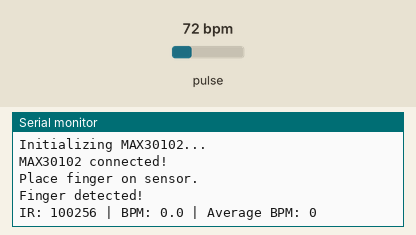
This sketch was run on a simulated Arduino Uno, built with avr-gcc and run on an emulated ATmega328P. On the bench: the last lines printed to the serial monitor. The inputs (shaded band) are chosen by the test bench; at power-on: pulse 72 bpm.

Above: at 1.3 s.
1.4 s: pulse set to 42 bpm
At 2.6 s:
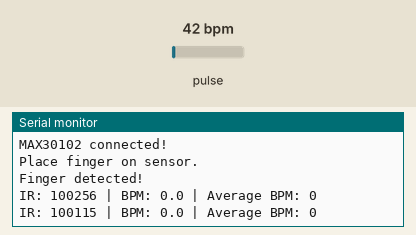
2.9 s: pulse set to 70 bpm
At 3.6 s:
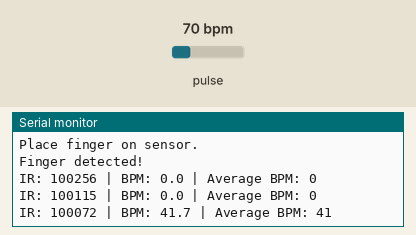
Timing chart, 0 to 5.9 s (numbered marks = the images above; inputs shaded):
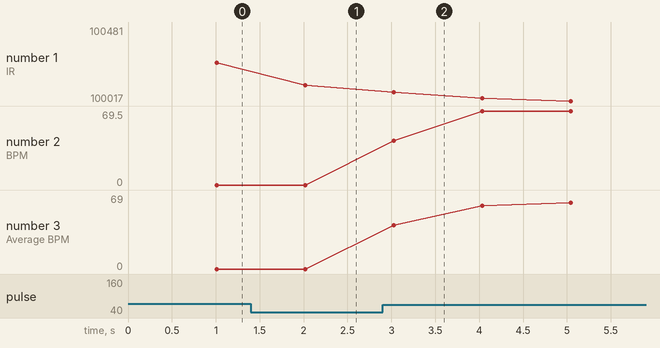

Measured:
- after the input at 1.4 s, the serial monitor: prints a new line after 0.62 s (image 1)
- plotted number 1: 100256 → 100115 after the input at 1.4 s, 100115 → 100029 after the input at 2.9 s
- plotted number 2: 0 → 69.5 after the input at 2.9 s
- plotted number 3: 0 → 69 after the input at 2.9 s

The sketch:

sketch.ino
```cpp
#include <Wire.h>
#include "MAX30105.h"
#include "heartRate.h"

MAX30105 sensor;

const long FINGER_THRESHOLD = 10000;

const byte RATE_SIZE = 8;
byte rates[RATE_SIZE];

byte rateSpot = 0;
byte rateCount = 0;

long lastBeat = 0;

float bpm = 0;
int averageBPM = 0;

unsigned long lastPrint = 0;

bool fingerPresent = false;

void resetReadings() {
  lastBeat = 0;
  bpm = 0;
  averageBPM = 0;

  rateSpot = 0;
  rateCount = 0;

  for (byte i = 0; i < RATE_SIZE; i++) {
    rates[i] = 0;
  }
}

void setup() {
  Serial.begin(9600);
  Wire.begin();

  Serial.println();
  Serial.println("==============================");
  Serial.println("       HEALTH ASSISTANT");
  Serial.println("==============================");
  Serial.println();

  Serial.println("Initializing MAX30102...");

  if (!sensor.begin(Wire, I2C_SPEED_STANDARD)) {
    Serial.println("ERROR: MAX30102 not found!");
    Serial.println("Check SDA, SCL, VCC and GND.");

    while (1) {
      delay(1000);
    }
  }

  byte ledBrightness = 0x1F;
  byte sampleAverage = 4;
  byte ledMode = 2;
  int sampleRate = 100;
  int pulseWidth = 411;
  int adcRange = 4096;

  sensor.setup(
    ledBrightness,
    sampleAverage,
    ledMode,
    sampleRate,
    pulseWidth,
    adcRange
  );

  Serial.println("MAX30102 connected!");
  Serial.println("Place finger on sensor.");
  Serial.println();
}

void loop() {
  long irValue = sensor.getIR();

  if (irValue > FINGER_THRESHOLD) {
    if (!fingerPresent) {
      Serial.println();
      Serial.println("Finger detected!");

      resetReadings();

      fingerPresent = true;
    }

    if (checkForBeat(irValue)) {
      long currentTime = millis();

      if (lastBeat != 0) {
        long delta = currentTime - lastBeat;

        float newBPM = 60000.0 / delta;

        if (newBPM > 40 && newBPM < 200) {
          bpm = newBPM;

          rates[rateSpot] = (byte)newBPM;

          rateSpot++;

          if (rateSpot >= RATE_SIZE) {
            rateSpot = 0;
          }

          if (rateCount < RATE_SIZE) {
            rateCount++;
          }

          int total = 0;

          for (byte i = 0; i < rateCount; i++) {
            total += rates[i];
          }

          averageBPM = total / rateCount;
        }
      }

      lastBeat = currentTime;
    }
  } else {
    if (fingerPresent) {
      Serial.println();
      Serial.println("Finger removed.");

      resetReadings();

      fingerPresent = false;
    }
  }

  if (millis() - lastPrint >= 1000) {
    Serial.print("IR: ");
    Serial.print(irValue);

    Serial.print(" | ");

    if (!fingerPresent) {
      Serial.println("No finger detected.");
    } else if (lastBeat == 0 || millis() - lastBeat > 2500) {
      Serial.println("Waiting for heartbeat...");
    } else {
      Serial.print("BPM: ");
      Serial.print(bpm, 1);

      Serial.print(" | Average BPM: ");
      Serial.println(averageBPM);
    }

    lastPrint = millis();
  }

  delay(10);
}
```
